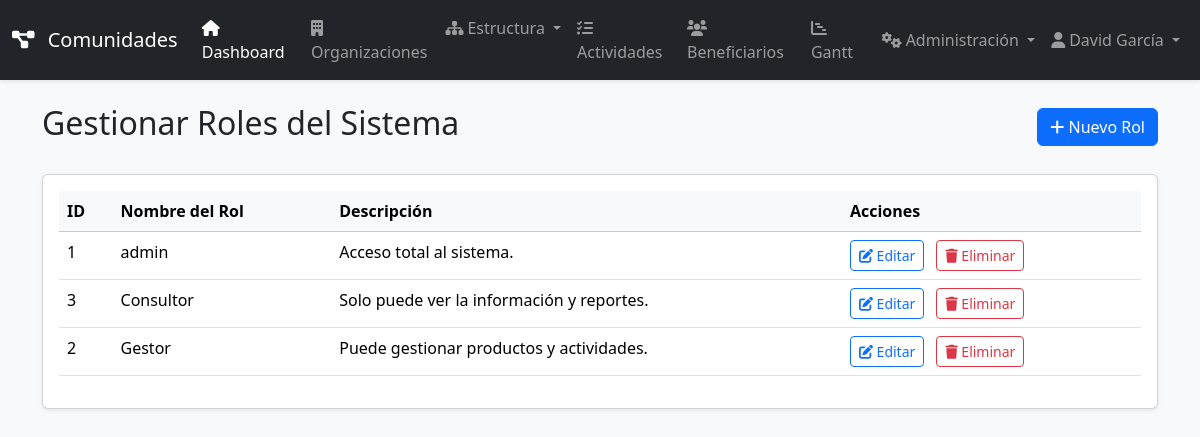
Screenshot of /admin/roles/index.php (signed in) with the database file from the repository.
### tables this page shows
CREATE TABLE roles (
    id INT AUTO_INCREMENT PRIMARY KEY,
    nombre VARCHAR(50) NOT NULL UNIQUE,
    descripcion TEXT,
    created_at TIMESTAMP DEFAULT CURRENT_TIMESTAMP
);

### admin/roles/index.php (the view, shortened to what this page needs)
<?php
require_once '../../includes/config.php';
try {
    $roles = $pdo->query("SELECT * FROM roles ORDER BY nombre")->fetchAll();
} catch (PDOException $e) {
    die("Error al obtener los roles: " . $e->getMessage());
}
include '../../includes/header.php';
?>
<div class="d-flex justify-content-between align-items-center mb-4">
    <h1 class="h2">Gestionar Roles del Sistema</h1>
    <a href="create.php" class="btn btn-primary">
        <i class="fas fa-plus mr-1"></i> Nuevo Rol
    </a>
</div>
<div class="card shadow-sm">
    <div class="card-body">
        <table class="table table-hover">
            <thead class="table-light">
                <tr>
                    <th scope="col">ID</th>
                    <th scope="col">Nombre del Rol</th>
                    <th scope="col">Descripción</th>
                    <th scope="col">Acciones</th>
                </tr>
            </thead>
            <tbody>
                <?php foreach ($roles as $rol): ?>
                <tr>
                    <td><?= $rol['id'] ?></td>
                    <td><?= htmlspecialchars($rol['nombre']) ?></td>
                    <td><?= htmlspecialchars($rol['descripcion']) ?></td>
                    <td>
                        <a href="edit.php?id=<?= $rol['id'] ?>" class="btn btn-sm btn-outline-primary me-2">
                            <i class="fas fa-edit"></i> Editar
                        </a>
                        <a href="delete.php?id=<?= $rol['id'] ?>" class="btn btn-sm btn-outline-danger" onclick="return confirm('¿Estás seguro?')">
                            <i class="fas fa-trash"></i> Eliminar
                        </a>
                    </td>
                </tr>
                <?php endforeach; ?>
            </tbody>
        </table>
    </div>
</div>
<?php include '../../includes/footer.php'; ?>

### rows the page displays
roles: id "1", nombre "admin", descripcion "Acceso total al sistema."
roles: id "3", nombre "Consultor", descripcion "Solo puede ver la información y reportes."
roles: id "2", nombre "Gestor", descripcion "Puede gestionar productos y actividades."

### other values shown
$_SESSION['user_nombre'] "David García"
